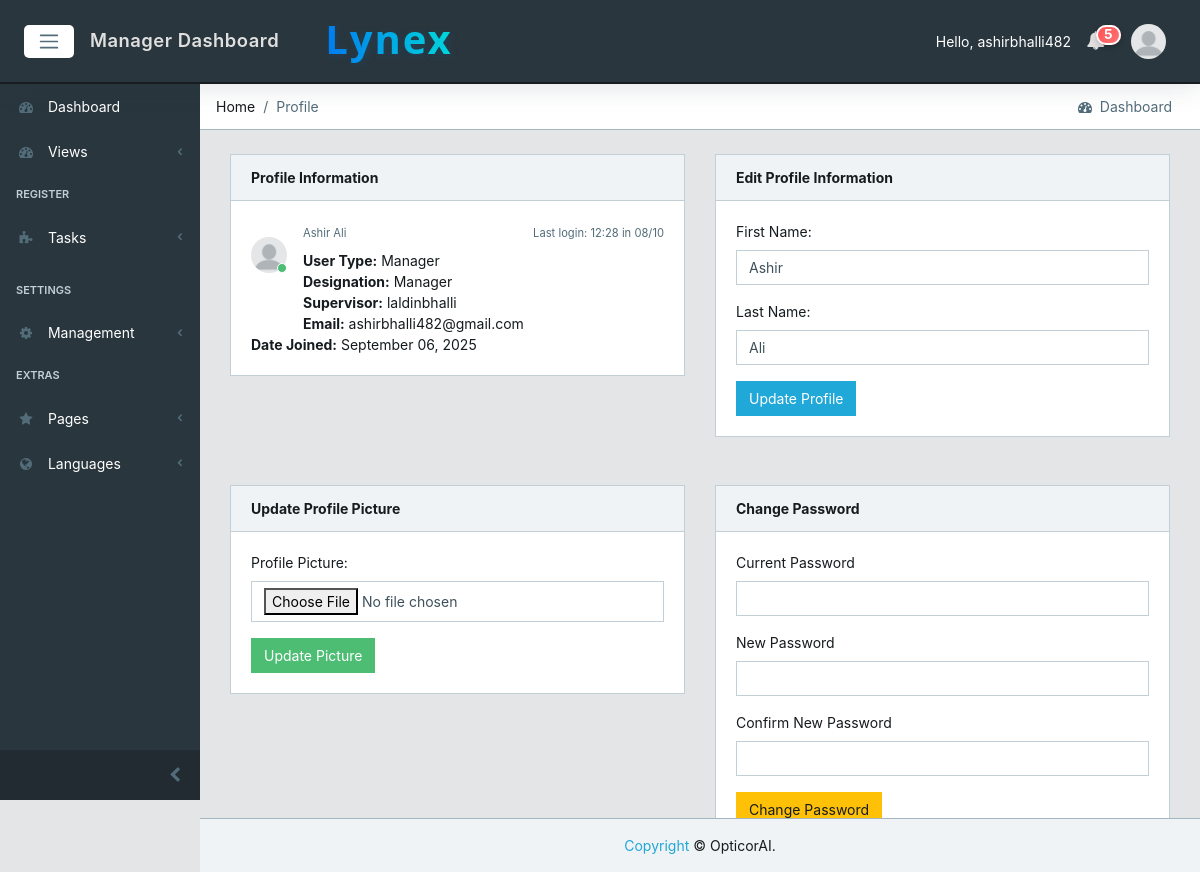
/users/profile (signed in), run on an earlier commit of the app's database.
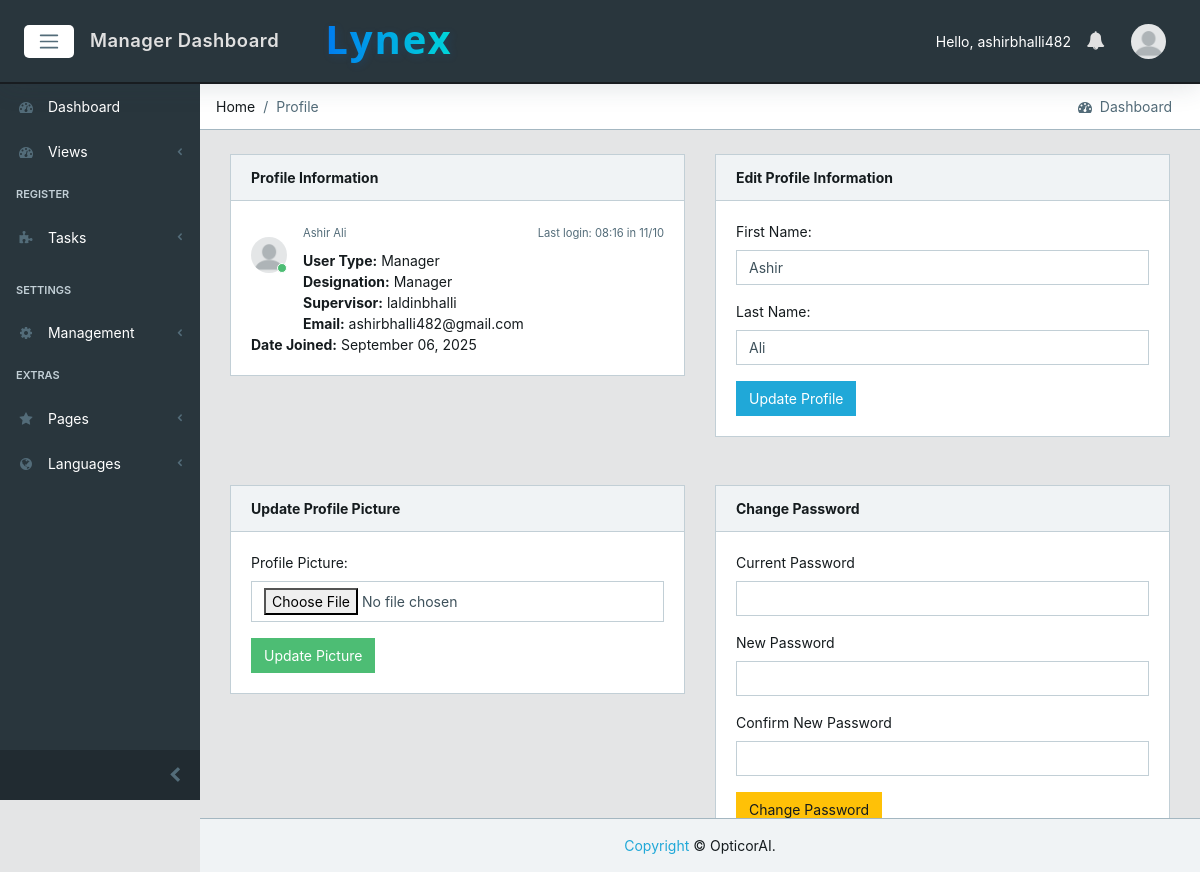
And on a later commit of the database.
### core/models.py (models this page shows, shortened)
class CustomUser(AbstractUser):
    email = models.EmailField(unique=True)  # Make email unique for authentication
    user_type = models.CharField(max_length=15, choices=USER_TYPE_CHOICES, db_index=True)
    designation = models.CharField(max_length=100, blank=True, null=True)
    created_by = models.ForeignKey('self', on_delete=models.SET_NULL, null=True, blank=True, related_name='created_users')
    created_date = models.DateField(auto_now_add=True)
    created_time = models.TimeField(auto_now_add=True)
    under_supervision = models.ForeignKey('self', on_delete=models.SET_NULL, null=True, blank=True, related_name='supervised_users')
    avatar = models.ImageField(upload_to='core/avatar', blank=True, null=True)
    @property
    def avatar_url(self):
        try:
            if self.avatar:
                url = getattr(self.avatar, 'url', None)
                if url and ('cloudinary' in url or 'res.cloudinary.com' in url):
                    return url
                avatar_path = getattr(self.avatar, 'path', None)
                if avatar_path and os.path.isfile(avatar_path) and url:
                    return url
        except Exception:
            pass
        return static('core/img/avatar/blank_profile.png')

### core/views.py (the view, shortened to what this page needs)
# urls.py: path('users/profile', views.ProfileView.as_view(), name='profile'),
class ProfileView(LoginRequiredMixin, View):
    def get(self, request):
        user = request.user
        form = UserProfileEditForm(instance=user, user=user)
        class AvatarForm(forms.Form):
            avatar = forms.ImageField(
                required=False,
                widget=forms.FileInput(attrs={'class': 'form-control'})
            )
        avatar_form = AvatarForm()
        class PasswordForm(forms.Form):
            current_password = forms.CharField(widget=forms.PasswordInput(attrs={'class': 'form-control'}), label='Current Password')
            new_password = forms.CharField(widget=forms.PasswordInput(attrs={'class': 'form-control'}), label='New Password')
            confirm_password = forms.CharField(widget=forms.PasswordInput(attrs={'class': 'form-control'}), label='Confirm New Password')
        context = {
            'profile_form': form,
            'img_form': avatar_form,
            'password_form': PasswordForm(),
            'logged_user': user,
        }
        return render(request, 'core/profile.html', context)

### core/views.py
        class AvatarForm(forms.Form):
            avatar = forms.ImageField(
                required=False,
                widget=forms.FileInput(attrs={'class': 'form-control'})
            )

### core/context_processors.py (called while the page is built)
def logged_user_processor(request):
    if request.user.is_authenticated:
        try:
            logged_user = CustomUser.objects.select_related('under_supervision').get(id=request.user.id)
            return {'logged_user': logged_user}
        except CustomUser.DoesNotExist:
            return {'logged_user': None}
    return {'logged_user': None}

def debug_flag_processor(request):
    return {"DEBUG": settings.DEBUG}

### core/utils/dates.py (called while the page is built)
def business_localdate() -> date:
    tz_name = getattr(settings, 'BUSINESS_TIMEZONE', None)
    if tz_name and ZoneInfo is not None:
        try:
            tz = ZoneInfo(tz_name)
            return timezone.now().astimezone(tz).date()
        except Exception:
            pass
    return timezone.localdate()

### core/templates/core/profile.html (shortened to what the changed rows need)
{% extends 'core/base.html' %}
{% load static %}
{% block content %}
<div class="container-fluid">
  <div id="ui-view" style="opacity: 1;"><div class="animated fadeIn">
        <div class="row">
            <div class="col-12">
                <div class="row">
                    <div class="col-12 col-md-6">
                        <div class="card">
                            <div class="card-body">
                                <div class="message">
                                    <div class="py-3 pb-5 mr-3 float-left">
                                        <div class="avatar">
                                        </div>
                                    </div>
                                    <div>
                                        <small class="text-muted">{{ logged_user.get_full_name }}</small>
                                        {% if logged_user.last_login %}
                                        <small class="text-muted float-right mt-1">Last login: {{ logged_user.last_login|date:"H:i" }} in {{ logged_user.last_login|date:"d/m" }}</small>
                                        {% endif %}
                                    </div>
                                    <div class="mt-2" data-i18n-skip>
                                        <strong>User Type:</strong> {{ logged_user.get_user_type_display }}<br>
                                        <strong>Designation:</strong> {{ logged_user.designation }}<br>
                                        <strong>Supervisor:</strong> {{ logged_user.under_supervision.username|default:'-' }}<br>
                                        <strong>Email:</strong> {{ logged_user.email }}<br>
                                        <strong>Date Joined:</strong> {{ logged_user.date_joined|date:"F d, Y" }}
                                    </div>
                                </div>
                            </div>
                        </div>
                    </div>
                    <div class="col-12 col-md-6">
                        <div class="card">
                            <div class="card-body">
                                <form method="post" enctype="multipart/form-data">
                                    <div class="form-group">
                                        <label for="{{ profile_form.first_name.id_for_label }}">First Name:</label>
                                        {{ profile_form.first_name }}
                                    </div>
                                    <div class="form-group">
                                        <label for="{{ profile_form.last_name.id_for_label }}">Last Name:</label>
                                        {{ profile_form.last_name }}
                                    </div>
                                </form>
                            </div>
                        </div>
                    </div>
                </div>
            </div>
        </div>
    </div>
</div>
{% endblock %}

### core/templates/core/base.html (shortened to what the changed rows need)
{% load static %}
<!DOCTYPE html>
<html lang="en">
<head>
  <link href="{% static 'core/css/font-awesome.min.css' %}" rel="stylesheet">
  <link href="{% static 'core/css/simple-line-icons.min.css' %}" rel="stylesheet">
  <link href="{% static 'core/css/estilo.css' %}" rel="stylesheet">
  <link href="{% static 'core/css/style.css' %}" rel="stylesheet">
  {% get_static_prefix as STATIC_PREFIX %}
</head>
{% block body %}
<body class="app header-fixed sidebar-fixed aside-menu-fixed aside-menu-hidden">
  <header class="app-header navbar">
    <div class="brand-gui d-none d-md-inline">
      <a href="{% url 'core:dashboard' %}"><h1 class="company-name">Lynex</h1></a>
    </div>
    <ul class="nav navbar-nav ml-auto">
      {% if user.is_authenticated %}
      <li class="text-white d-none d-md-inline" data-i18n-skip>Hello, {{ user.username }}</li>
      {% else %}
      <li class="text-muted">
        <a href="{% url 'core:login' %}">sign in</a>
      </li>
      {% endif %}
      <li class="nav-item dropdown">
        <a class="nav-link" data-toggle="dropdown" href="#" role="button" aria-haspopup="true" aria-expanded="false">
          <i class="fa fa-bell"></i>
          {% if unread_count and unread_count > 0 %}
            <span class="badge badge-pill badge-notify">{{ unread_count }}</span>
          {% endif %}
        </a>
      </li>
      <li class="nav-item dropdown">
        <a class="nav-link" data-toggle="dropdown" href="#" role="button" aria-haspopup="true" aria-expanded="false">
        </a>
      </li>
    </ul>
  </header>
  <div class="app-body">
    <main class="main">
{% block content %}
{% endblock %}
    </main>
  </div>
</body>
{% endblock body %}
</html>

What changed in the data, as far as the page shows it:
changed CustomUser "ashirbhalli482": last_login "12:28" → "08:16"; last_login "08/10" → "11/10"
Also different on the page:
{{ unread_count }}: "5" → (not shown)
